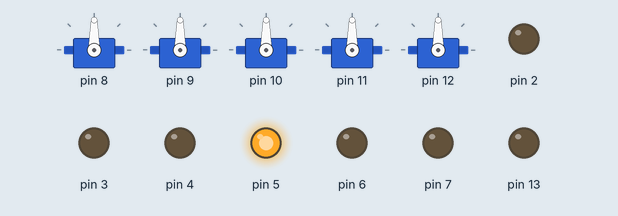
Recording of a sketch running on a simulated Arduino Uno, built with avr-gcc and run on an emulated ATmega328P. Shown: 5 × servo, output pins drawn as LEDs (lit = HIGH).

Above: at 0.1 s.
Timing chart, 0 to 1.6 s (numbered marks = the images above):
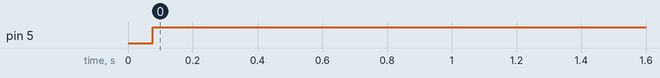

Measured:
- by itself, pin 5: LOW → HIGH at 0.08 s

The sketch:

mt465.ino
```cpp
/***********************************************
 * FrSky Sbus decoder, light management        *
 * and screen display                          *
 *                                             *
 * Read channels values on SBus port (rx port) *
 * Manage ligths based on 1 channel            *
 * Patterns are 1,2 or 3 times up or down      *
 * Display them on a 1inch display             *
 ***********************************************/

#include <Modelisme.h>
#include <Servo.h>

Receiver rec;
LightManager lm;

Servo myservo[6];

//Display management
int currentTime;
int displayTime;
int nbrdisp=0;
int displayCounter=0;

void setup(){
  rec.setup();
  lm.setup(2, 3, 4, 5, 6, 7, 13);
  myservo[0].attach(8);
  myservo[1].attach(9);
  myservo[2].attach(10);
  myservo[3].attach(11);
  myservo[4].attach(12);
}

void loop(){
  delay(75);
  if (rec.read()==1){
    myservo[0].write(rec.channels[4].angle);
    myservo[1].write(rec.channels[5].angle);
    myservo[2].write(rec.channels[6].angle);
    myservo[3].write(rec.channels[7].angle);
    myservo[3].write(rec.channels[8].angle);
  };

  //Manage ligths
  lm.checkLights(rec.channels[12].angle, rec.channels[1].angle, rec.channels[4].angle);

}
```
